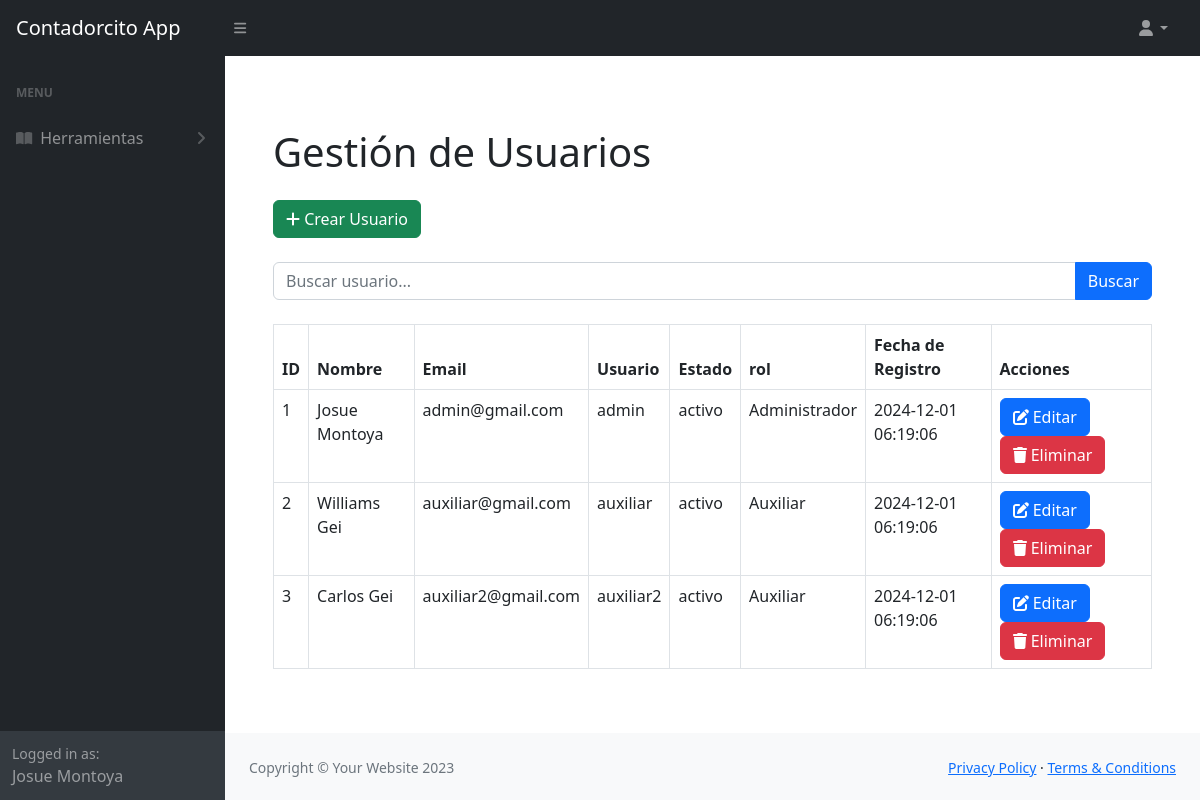
The page /Contadorcito-SA-de-CV/views/users/indexUsers.php (signed in) on the database its author committed.
### tables this page shows
CREATE TABLE tbl_Usuarios (
    id INT AUTO_INCREMENT PRIMARY KEY,
    nombre VARCHAR(100) NOT NULL,
    email VARCHAR(100) UNIQUE NOT NULL,
    usuario varchar(50),
    clave VARCHAR(255) NOT NULL,
    activo BOOLEAN DEFAULT TRUE,
    created_at TIMESTAMP DEFAULT CURRENT_TIMESTAMP,
    id_rol int,
    foreign key (id_rol) references tbl_Roles (id_rol)
);

Create table tbl_Roles (
	id_rol int auto_increment primary key,
    nombre_rol varchar(50)
);

### Contadorcito-SA-de-CV/controllers/users/indexUsersController.php (called while the page is built, shortened)
<?php
include '../../config/conf.php';
$sql = "SELECT u.*, r.nombre_rol
            FROM tbl_Usuarios u
            INNER JOIN tbl_Roles r ON u.id_rol = r.id_rol";
try {
    $stmt = $connection->prepare($sql);
    $stmt->execute();
    $usuarios = $stmt->fetchAll(PDO::FETCH_ASSOC);
} catch (PDOException $e) {
    echo "Error al obtener la lista de usuarios: " . $e->getMessage();
}
?>

### Contadorcito-SA-de-CV/views/users/indexUsers.php (the view, shortened to what this page needs)
<!DOCTYPE html>
<html lang="en">
<head>
    <link href="https://cdn.jsdelivr.net/npm/simple-datatables@7.1.2/dist/style.min.css" rel="stylesheet" />
    <link href="../../css/styles.css" rel="stylesheet" />
</head>
<body class="sb-nav-fixed">
    <nav class="sb-topnav navbar navbar-expand navbar-dark bg-dark">
        <a class="navbar-brand ps-3" href="index.html">Contadorcito App</a>
        <button class="btn btn-link btn-sm order-1 order-lg-0 me-4 me-lg-0" id="sidebarToggle" href="#!"><i class="fas fa-bars"></i></button>
        <ul class="navbar-nav ms-auto ms-md-0 me-3 me-lg-4">
            <li class="nav-item dropdown">
                <a class="nav-link dropdown-toggle" id="navbarDropdown" href="#" role="button" data-bs-toggle="dropdown" aria-expanded="false"><i class="fas fa-user fa-fw"></i></a>
            </li>
        </ul>
    </nav>
    <div id="layoutSidenav">
        <div id="layoutSidenav_nav">
            <nav class="sb-sidenav accordion sb-sidenav-dark" id="sidenavAccordion">
                <div class="sb-sidenav-menu">
                    <div class="nav">
                        <div class="sb-sidenav-menu-heading">Menu</div>
                        <a class="nav-link collapsed" href="#" data-bs-toggle="collapse" data-bs-target="#collapsePages" aria-expanded="false" aria-controls="collapsePages">
                            <div class="sb-nav-link-icon"><i class="fas fa-book-open"></i></div>
                            Herramientas
                            <div class="sb-sidenav-collapse-arrow"><i class="fas fa-angle-down"></i></div>
                        </a>
                    </div>
                </div>
                <div class="sb-sidenav-footer">
                    <div class="small">Logged in as:</div>
                    <?= $_SESSION["username"] ?>
                </div>
            </nav>
        </div>
        <div id="layoutSidenav_content">
            <main>
            <div class="container-fluid mt-4 p-5">
                <h1 class="mb-4">Gestión de Usuarios</h1>
                <a href="../users/addUsers.php" class="btn btn-success mb-4">
                    <i class="fas fa-plus"></i> Crear Usuario
                </a>
                <form method="POST" action="" class="mb-4">
                    <div class="input-group">
                        <input type="text" name="search" class="form-control" placeholder="Buscar usuario..." value="<?= htmlspecialchars($search ?? '') ?>">
                        <button type="submit" class="btn btn-primary">Buscar</button>
                    </div>
                </form>
                <table class="table table-bordered">
                    <thead>
                        <tr>
                            <th>ID</th>
                            <th>Nombre</th>
                            <th>Email</th>
                            <th>Usuario</th>
                            <th>Estado</th>
                            <th>rol</th>
                            <th>Fecha de Registro</th>
                            <th>Acciones</th>
                        </tr>
                    </thead>
                    <tbody>
                        <?php
                        include '../../controllers/users/indexUsersController.php';
                        foreach ($usuarios as $usuario): ?>
                            <tr>
                                <td><?php echo $usuario['id']; ?></td>
                                <td><?php echo htmlspecialchars($usuario['nombre']); ?></td>
                                <td><?php echo htmlspecialchars($usuario['email']); ?></td>
                                <td><?php echo htmlspecialchars($usuario['usuario'] ?? 'N/A'); ?></td>
                                <td><?php echo $usuario['activo'] == 1 ? 'activo' : 'Inactivo'; ?></td>
                                <td><?php echo htmlspecialchars($usuario['nombre_rol']); ?></td>
                                <td><?php echo htmlspecialchars($usuario['created_at']); ?></td>
                                <?php if ($_SESSION["user"] == "Administrador"): ?>
                                    <td>
                                        <a href="../../controllers/users/getUserById.php?action=edit&id=<?php echo $usuario['id']; ?>" class="btn btn-primary btn-action">
                                            <i class="fas fa-edit"></i> Editar
                                        </a>
                                        <a href="../../controllers/users/getUserById.php?action=delete&id=<?php echo $usuario['id']; ?>" class="btn btn-danger btn-action" onclick="return confirm('¿Está seguro de eliminar este usuario?')">
                                            <i class="fas fa-trash"></i> Eliminar
                                        </a>
                                    </td>
                                <?php endif; ?>
                            </tr>
                        <?php endforeach; ?>
                    </tbody>
                </table>
            </div>
            </main>
            <footer class="py-4 bg-light mt-auto">
                <div class="container-fluid px-4">
                    <div class="d-flex align-items-center justify-content-between small">
                        <div class="text-muted">Copyright &copy; Your Website 2023</div>
                        <div>
                            <a href="#">Privacy Policy</a>
                            &middot;
                            <a href="#">Terms &amp; Conditions</a>
                        </div>
                    </div>
                </div>
            </footer>
        </div>
    </div>
</body>
</html>

### rows shown on the page
tbl_usuarios: id "1", nombre "Josue Montoya", email "admin@gmail.com", usuario "admin", activo "activo", id_rol.nombre_rol "Administrador", created_at "2024-12-01 06:19:06"
tbl_usuarios: id "2", nombre "Williams Gei", email "auxiliar@gmail.com", usuario "auxiliar", activo "activo", id_rol.nombre_rol "Auxiliar", created_at "2024-12-01 06:19:06"
tbl_usuarios: id "3", nombre "Carlos Gei", email "auxiliar2@gmail.com", usuario "auxiliar2", activo "activo", id_rol.nombre_rol "Auxiliar", created_at "2024-12-01 06:19:06"

### other values the page prints
$_SESSION["username"] "Josue Montoya"
